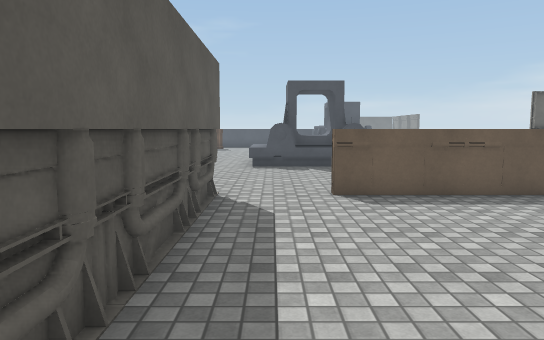
[1] (above)

24 first-person views from a walk through a 3-D level made in the Unity game engine. The camera is 1.5 m above the floor, tilts 6° down and sees 70° across. The floor is counted in squares, 1 m on a side. Each view is taken from the middle of a square. On the plan, view 1 faces up. The plan holds only what a view shows up to about 17 squares ahead; the rest is blank. The place goes on beyond the plan. Surface patterns are stand-ins for the level's own textures.

[2]
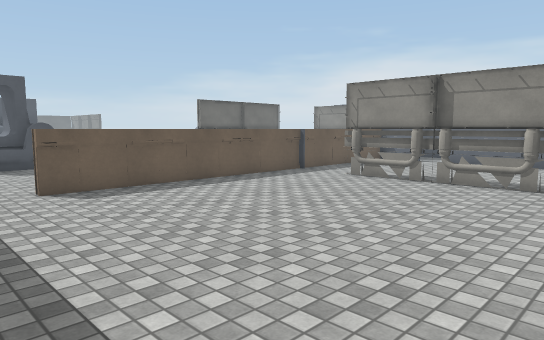

[3]
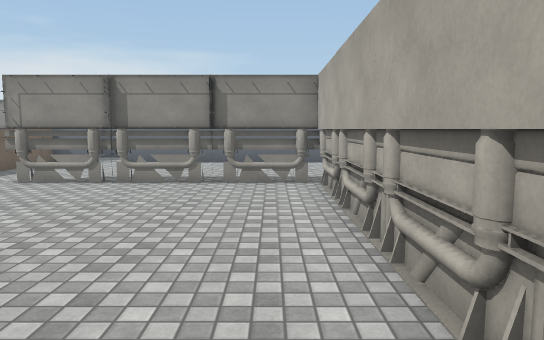

[4]
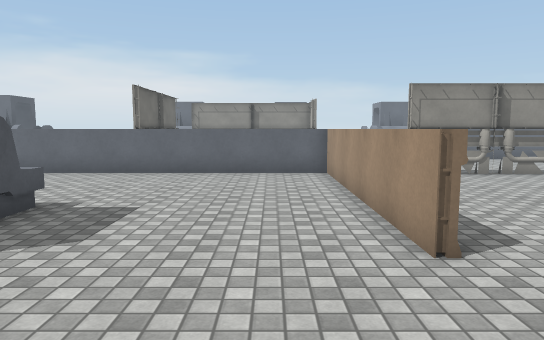

[5]
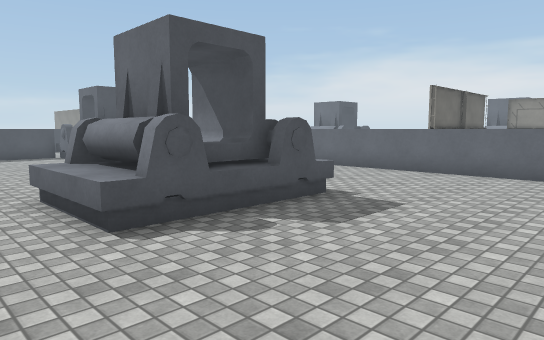

[6]
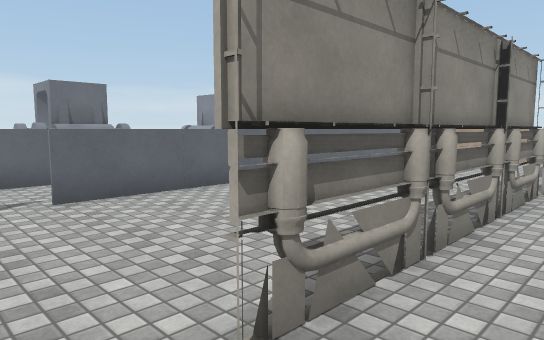

[7]
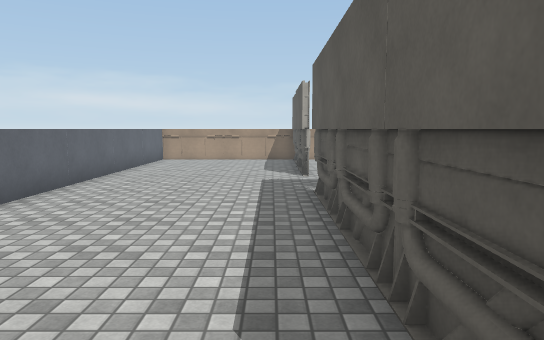

[8]
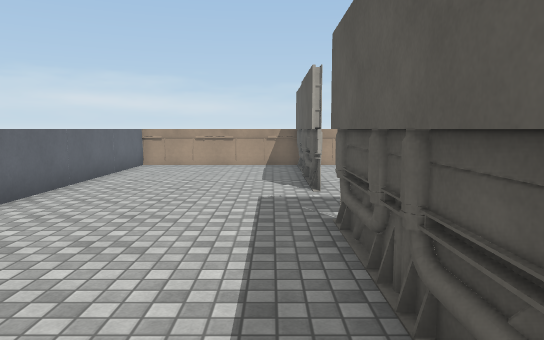

[9]
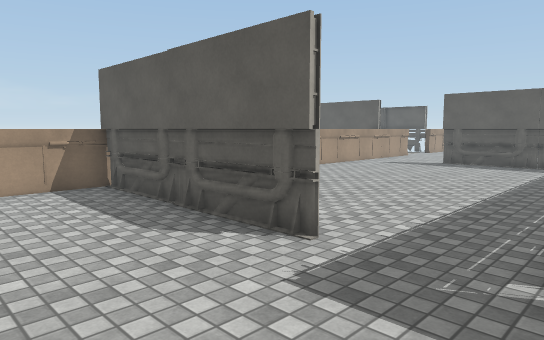

[10]
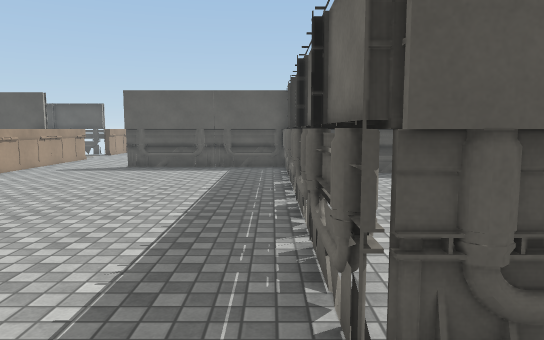

[11]
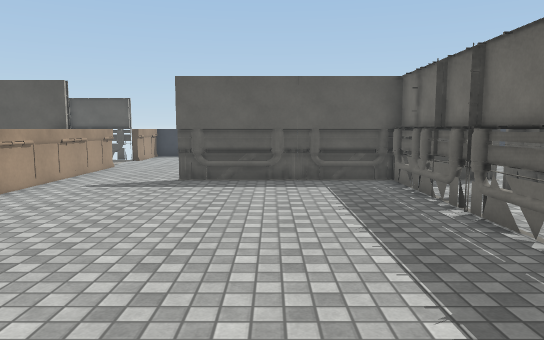

[12]
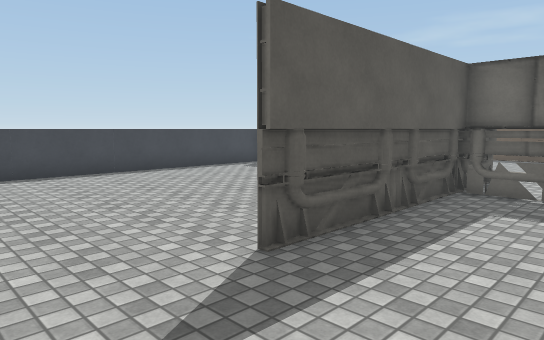

[13]
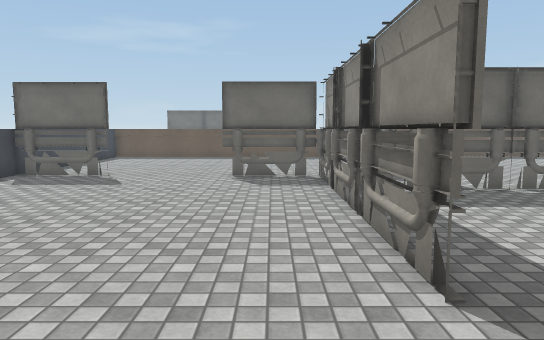

[14]
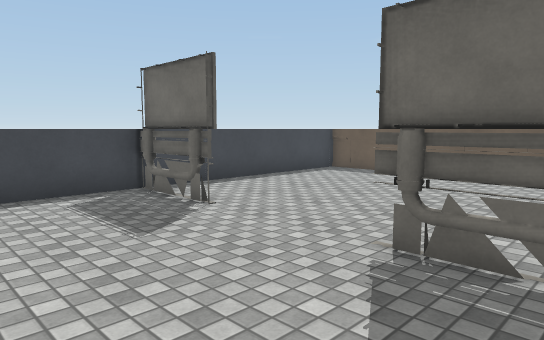

[15]
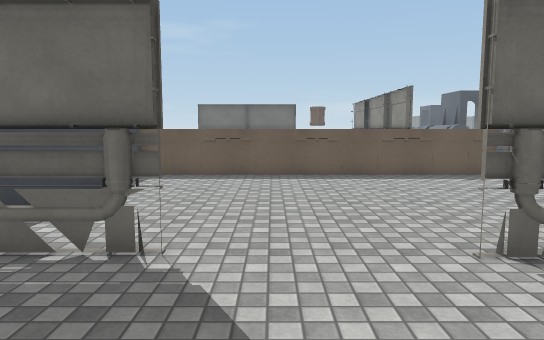

[16]
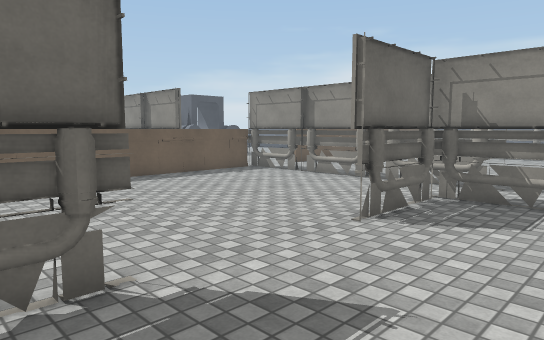

[17]
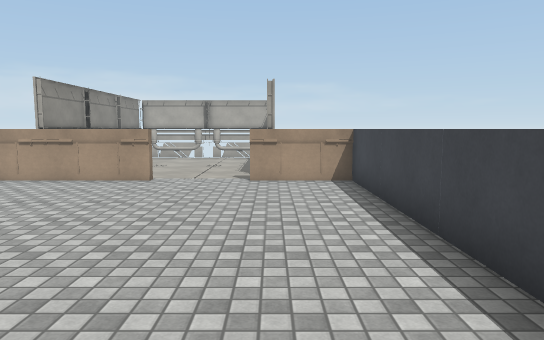

[18]
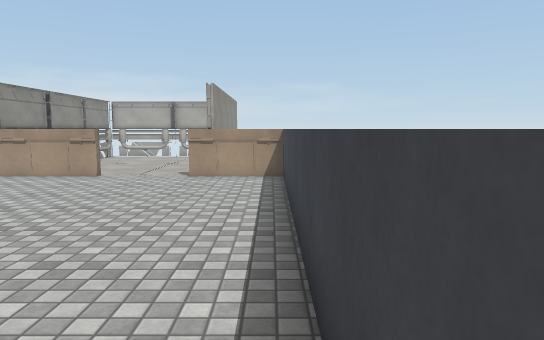

[19]
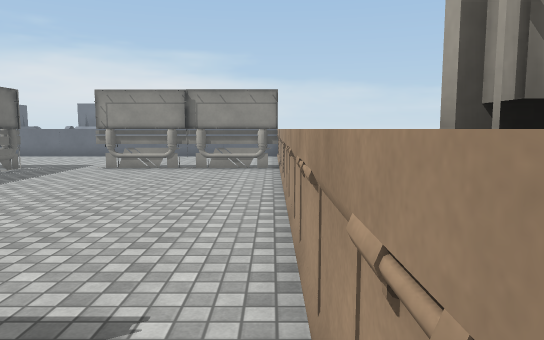

[20]
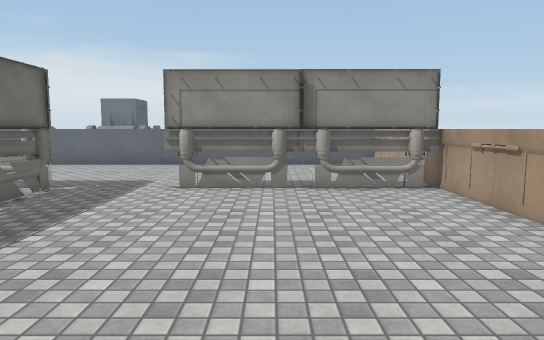

[21]
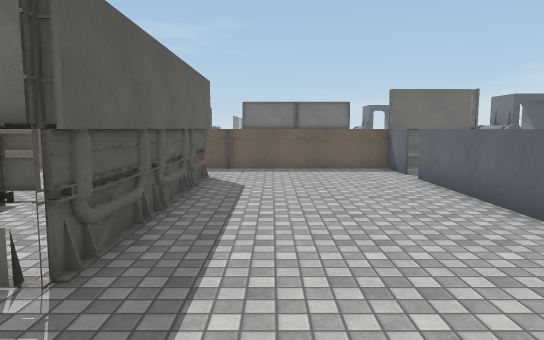

[22]
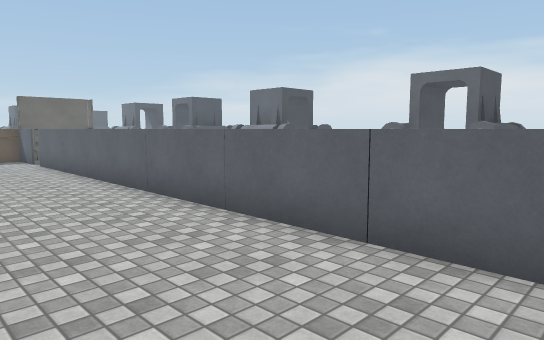

[23]
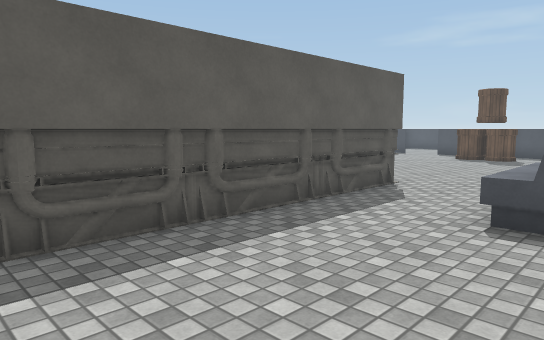

[24]
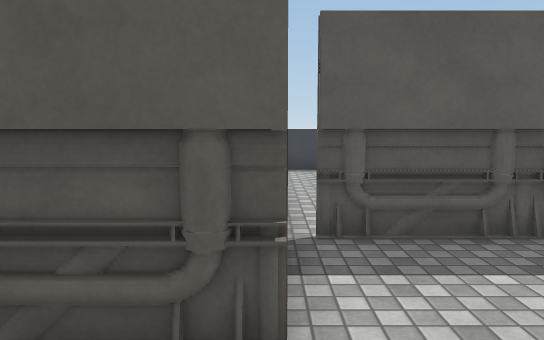

### Floor plan
Key: @ floor where view 1 was taken; # wall or solid block; . floor; = window, fence, low wall or low ledge; ^ raised ledge; T thing the floor can be seen under or through.
Columns run from 14 left of view 1 to 28 right of it. Each row starts with its distance up from view 1.
 18           #..^##^#    ..#
 17           #..^##^#  ....#
 16           #..^##^#^.....######
 15           #.............#
 14           #.............#
 13           #.............#
 12           #.............#
 11 #         #.............#
 10 #.........#.............#
  9 #^^^^^^^^^^^^#..^^^^^^^^^^^^^^^####
  8 #............#.................=
  7 #............#.................=
  6 #............#..........T.........#
  5 #............#..........T......=..#
  4 #............#..........T......=       #
  3 #............#..........T......=       #^
  2 #............#..........T......=       #
  1 #TTT.........#..........T......=       #
  0 #.......TTTT.#@.........T......=
 -1 #..........#............T......=
 -2 #..........#T.TTTT######T......=
 -3 #..........#TT.................=
 -4 #..........#...................=
 -5 #..........#...................=       ##
 -6 #..........#............#......#       ^##^
 -7 #..........#............#......=        ^
 -8 #..........#............#......=       ####
 -9 #.......................#......=
-10 #.......................#......=
-11 #.......................#......=
-12 #...#.................=.#......^
-13 ## #.... ##          ####     #

Positions as (right, up) in squares from view 1, and headings:
1: (0, 0), facing up
2: (-1, -1), facing up-right
3: (-1, -1), facing right
4: (-3, 11), facing right
5: (-3, 10), facing up-right
6: (8, 8), facing down-right
7: (11, 7), facing down
8: (11, 4), facing down
9: (14, -2), facing down-left
10: (12, -3), facing left
11: (8, -6), facing left
12: (0, -12), facing up-left
13: (-5, -12), facing up
14: (-4, -4), facing up-left
15: (-9, -4), facing up
16: (-12, -3), facing up-right
17: (-11, -1), facing down
18: (-13, 0), facing down
19: (-5, -12), facing right
20: (0, -8), facing right
21: (12, -6), facing up
22: (12, -12), facing up-right
23: (1, 9), facing up-left
24: (1, 9), facing left
